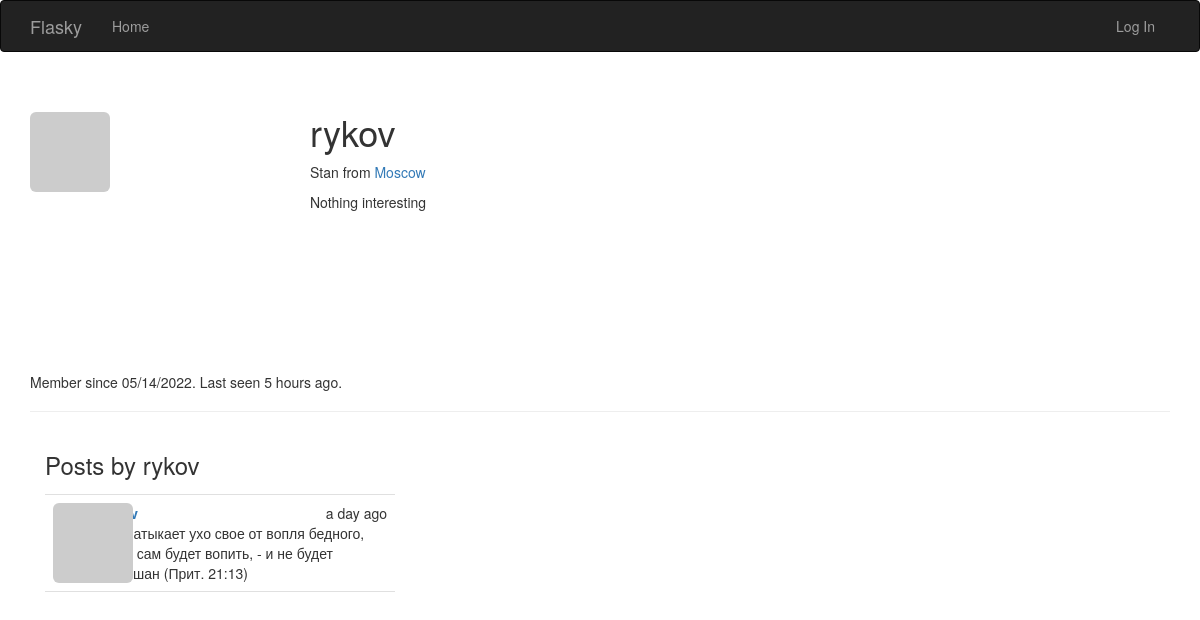
The app's page /user/rykov, older data.
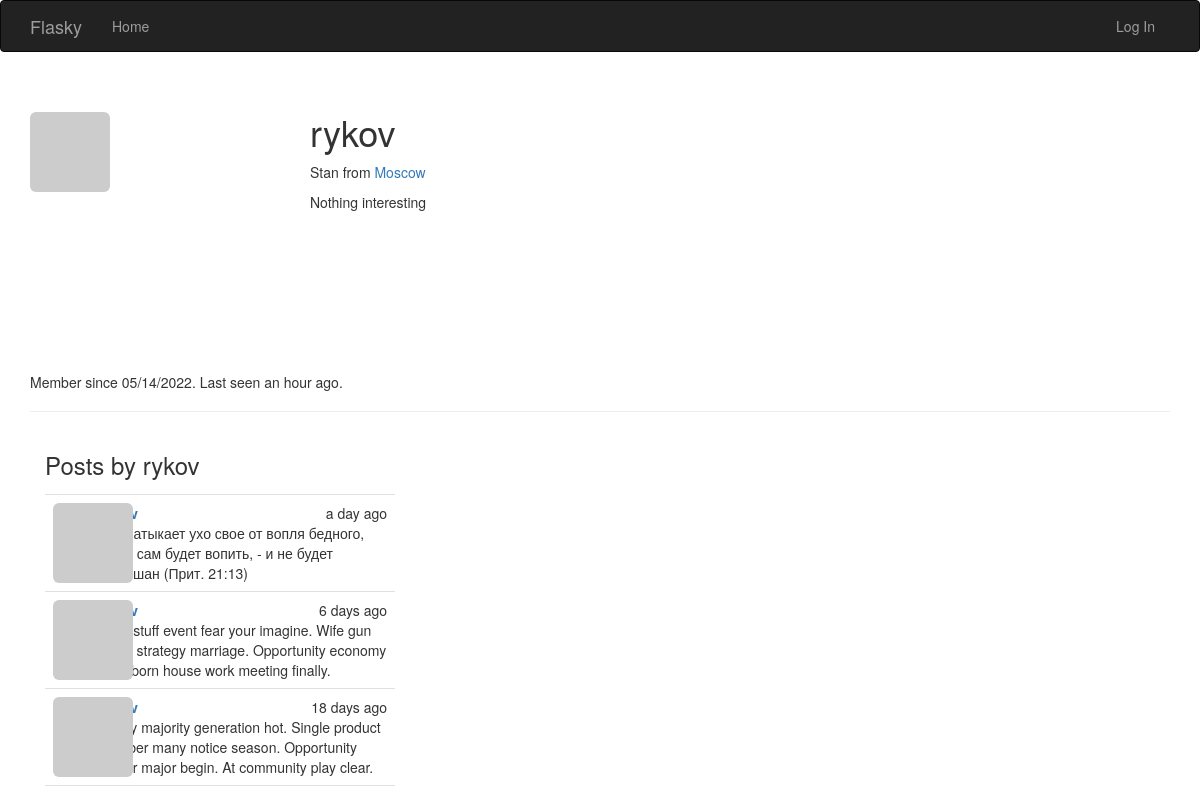
The same page, newer data.
### app/models.py (models this page shows, shortened)
class User(UserMixin, db.Model):
    __tablename__ = 'users'
    id = db.Column(db.Integer, primary_key=True)
    email = db.Column(db.String(64), unique=True, index=True)
    username = db.Column(db.String(64), unique=True, index=True)
    password_hash = db.Column(db.String(128))
    role_id = db.Column(db.Integer, db.ForeignKey('roles.id'))
    confirmed = db.Column(db.Boolean, default=False)
    name = db.Column(db.String(64))
    location = db.Column(db.String(64))
    about_me = db.Column(db.Text())
    member_since = db.Column(db.DateTime(), default=datetime.utcnow)
    last_seen = db.Column(db.DateTime(), default=datetime.utcnow)
    avatar_hash = db.Column(db.String(32))
    posts = db.relationship('Post', backref='author', lazy='dynamic')
    @property
    def password(self):
        raise AttributeError('password is not a readable attribute')
    def gravatar(self, size=100, default='identicon', rating='g'):
        if request.is_secure:
            url = 'https://secure.gravatar.com/avatar'
        else:
            url = 'http://secure.gravatar.com/avatar'
        hash = hashlib.md5(self.email.lower().encode('utf-8')).hexdigest()
        return f'{url}/{hash}?s={size}&d={default}&r={rating}'

class Post(db.Model):
    __tablename__ = 'posts'
    id = db.Column(db.Integer, primary_key=True)
    body = db.Column(db.Text)
    timestamp = db.Column(db.DateTime, index=True, default=datetime.utcnow)
    auth_id = db.Column(db.Integer, db.ForeignKey('users.id'))

### app/main/views.py (the view)
@main.route('/user/<username>')
def user(username):
    user = User.query.filter_by(username=username).first_or_404()
    posts = user.posts.order_by(Post.timestamp.desc()).all()
    return render_template('user.html', user=user, posts=posts)

### app/auth/views.py (called while the page is built)
@auth.before_app_request
def before_request():
    if current_user.is_authenticated:
        current_user.ping()
        if not current_user.confirmed \
                and request.blueprint != 'auth' \
                and request.endpoint != 'static':
            return redirect(url_for('auth.unconfirmed'))

### app/main/__init__.py (called while the page is built)
@main.app_context_processor
def inject_permissions():
    return dict(Permission=Permission)

### app/models.py (called while the page is built)
    def is_administrator(self):
        return False

### app/templates/user.html (shortened to what this page needs)
{% extends "base.html" %}
{% import "bootstrap/wtf.html" as wtf %}
{% block page_content %}
    <div class="page-header">
        <img class="img-rounded profile-thumbnail" src="{{ user.gravatar(size=256) }}">
        <div class="profile-header">
            <h1>{{ user.username }}</h1>
        {% if user.name or user.location %}
        <p>
            {% if user.name %}{{ user.name }}{% endif %}
            {% if user.location %}
                from <a href="http://maps.google.com/?q={{ user.location }}">
                {{ user.location}}
        </a>
            {% endif %}
        </p>
        {% endif %}
        {% if user.about_me %}<p>{{ user.about_me }}</p>{% endif %}
            </div>
        <p>
            Member since {{ moment(user.member_since).format('L') }}.
            Last seen {{ moment(user.last_seen).fromNow() }}.
        </p>
    </div>
    <div class="col-md-4">
        <h3>Posts by {{user.username}} </h3>
        {% include '_posts.html' %}
    </div>
{% endblock %}

### app/templates/base.html (shortened to what this page needs)
{% extends "bootstrap/base.html" %}
{% block head %}
{{ super() }}
<link rel="stylesheet" type="text/css" href="{{ url_for('static', filename='styles.css') }}">
{% endblock %}
{% block navbar %}
<div class="navbar navbar-inverse" role="navigation">
    <div class="container">
        <div class="navbar-header">
            <a class="navbar-brand" href="/">Flasky</a>
        </div>
        <div class="navbar-collapse collapse">
            <ul class="nav navbar-nav">
                <li><a href="/">Home</a></li>
            </ul>
            <ul class="nav navbar-nav navbar-right">
                {% if current_user.is_authenticated %}
            <li><a href="{{ url_for('auth.logout') }}">
                    Log Out</a></li>
                {% else %}
                <li><a href="{{ url_for('auth.login') }}">Log In</a></li>
                {% endif %}
            </ul>
        </div>
    </div>
</div>
{% endblock %}
{% block content %}
<div class="container">
    {% block page_content %}{% endblock %}
</div>
{% endblock %}

### app/templates/_posts.html (shortened to what this page needs)
<ul class="posts">
    {% for post in posts %}
    <li class="post">
        <div class="profile-thumbnail">
            <a href="{{ url_for('.user', username=post.author.username) }}">
                <img class="img-rounded profile-thumbnail" src="{{ post.author.gravatar(size=40) }}">
            </a>
        </div>
        <div class="post-date">{{ moment(post.timestamp).fromNow() }}</div>
        <div class="post-author">
            <a href="{{ url_for('.user', username=post.author.username) }}">
            </a>
        </div>
        <div class="post-body">{{ post.body }}</div>
    </li>
    {% endfor %}
</ul>

### app/static/styles.css (style rules this page uses)
.profile-thumbnail { position: absolute; }
.profile-header { min-height: 260px; margin-left: 280px; }
ul.posts { list-style-type: none; padding: 0px; margin: 16px 0px 0px 0px; border-top: 1px solid #e0e0e0; }
ul.posts li.post { padding: 8px; border-bottom: 1px solid #e0e0e0; }
div.post-date { float: right; }
div.post-author { font-weight: bold; margin-left: 48px; }
div.post-body { margin-left: 48px; }

Row changes from the older to the newer data that the page shows:
changed User "rykov": last_seen "5 hours ago" → "an hour ago"
added Post: timestamp "6 days ago", body "Year stuff event fear your imagine. Wife gun other strategy marriage. Opportunity economy stop born house work meeting finally."
added Post: timestamp "18 days ago", body "Pretty majority generation hot. Single product number many notice season. Opportunity rather major begin. At community play clear."
